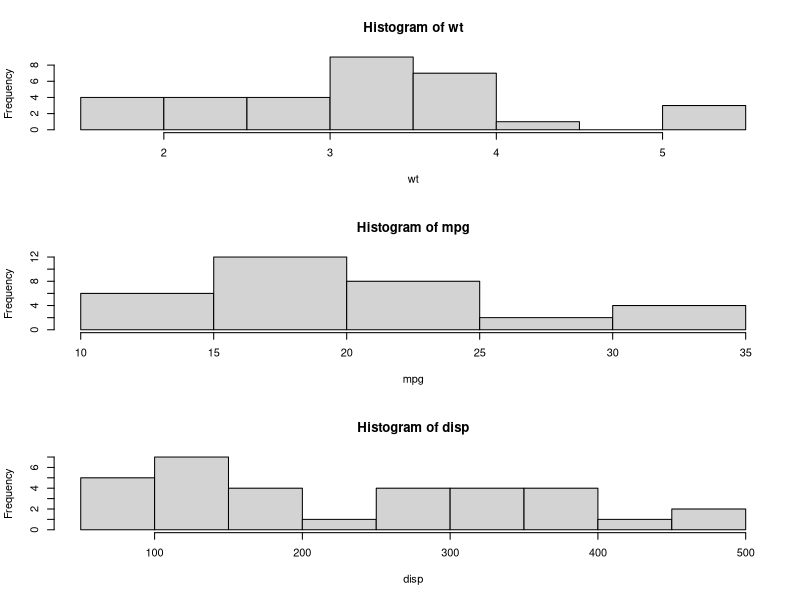
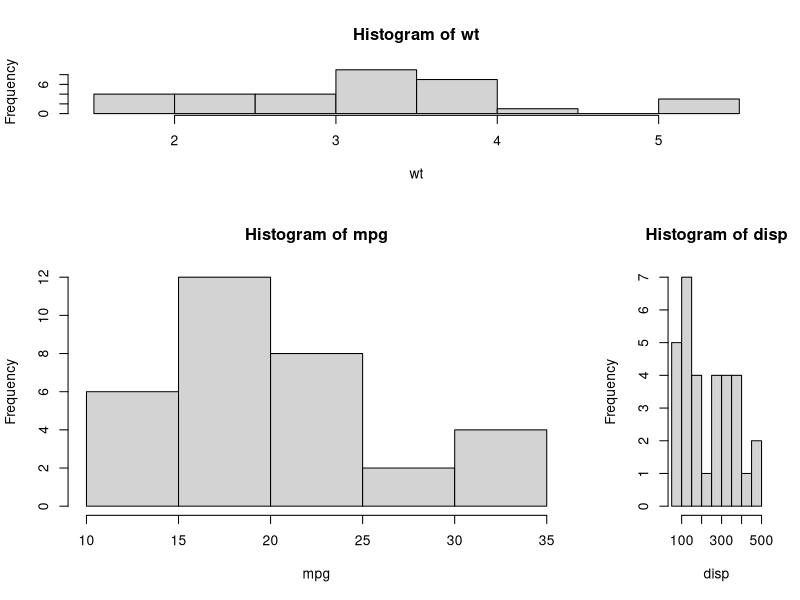

Reproduce these figures in R, in order.
#Combining graphs
attach(mtcars)
opar <- par(no.readonly = TRUE)
par(mfrow = c(3, 1))
hist(wt)
hist(mpg)
hist(disp)
par(opar)
detach(mtcars)

attach(mtcars)
layout(matrix(c(1, 1, 2, 3), 2, 2, byrow = TRUE), 
    widths = c(3, 1), heights = c(1, 2))
hist(wt)
hist(mpg)
hist(disp)
detach(mtcars)
